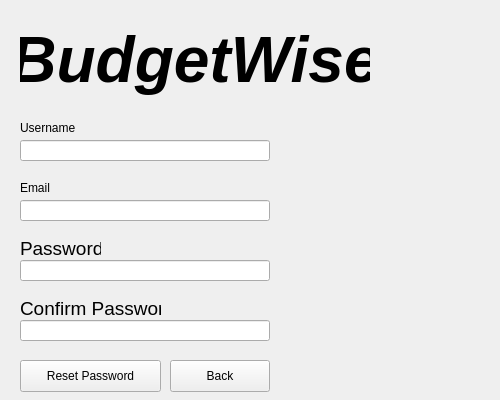
<?xml version="1.0" encoding="UTF-8"?>
<ui version="4.0">
 <class>ForgotPasswordWindow</class>
 <widget class="QWidget" name="ForgotPasswordWindow">
  <property name="geometry">
   <rect>
    <x>0</x>
    <y>0</y>
    <width>500</width>
    <height>400</height>
   </rect>
  </property>
  <property name="windowTitle">
   <string>Form</string>
  </property>
  <widget class="QLabel" name="titleLabel">
   <property name="geometry">
    <rect>
     <x>20</x>
     <y>20</y>
     <width>350</width>
     <height>80</height>
    </rect>
   </property>
   <property name="font">
    <font>
     <pointsize>48</pointsize>
     <italic>true</italic>
     <bold>true</bold>
    </font>
   </property>
   <property name="text">
    <string>BudgetWise</string>
   </property>
   <property name="alignment">
    <set>Qt::AlignCenter</set>
   </property>
  </widget>
  <widget class="QLabel" name="usernameLabel">
   <property name="geometry">
    <rect>
     <x>20</x>
     <y>120</y>
     <width>81</width>
     <height>16</height>
    </rect>
   </property>
   <property name="text">
    <string>Username</string>
   </property>
  </widget>
  <widget class="QLabel" name="emailStatusLabel">
   <property name="geometry">
    <rect>
     <x>90</x>
     <y>180</y>
     <width>200</width>
     <height>16</height>
    </rect>
   </property>
   <property name="text">
    <string/>
   </property>
  </widget>
  <widget class="QLineEdit" name="emailInput">
   <property name="geometry">
    <rect>
     <x>20</x>
     <y>200</y>
     <width>250</width>
     <height>21</height>
    </rect>
   </property>
  </widget>
  <widget class="QLabel" name="usernameStatusLabel">
   <property name="geometry">
    <rect>
     <x>90</x>
     <y>120</y>
     <width>200</width>
     <height>16</height>
    </rect>
   </property>
   <property name="text">
    <string/>
   </property>
  </widget>
  <widget class="QLineEdit" name="usernameInput">
   <property name="geometry">
    <rect>
     <x>20</x>
     <y>140</y>
     <width>250</width>
     <height>21</height>
    </rect>
   </property>
  </widget>
  <widget class="QLabel" name="emailLabel">
   <property name="geometry">
    <rect>
     <x>20</x>
     <y>180</y>
     <width>81</width>
     <height>16</height>
    </rect>
   </property>
   <property name="text">
    <string>Email</string>
   </property>
  </widget>
  <widget class="QPushButton" name="resetPassword">
   <property name="geometry">
    <rect>
     <x>20</x>
     <y>360</y>
     <width>141</width>
     <height>32</height>
    </rect>
   </property>
   <property name="text">
    <string>Reset Password</string>
   </property>
  </widget>
  <widget class="QLabel" name="passwordLabel">
   <property name="geometry">
    <rect>
     <x>20</x>
     <y>240</y>
     <width>81</width>
     <height>16</height>
    </rect>
   </property>
   <property name="font">
    <font>
     <pointsize>14</pointsize>
    </font>
   </property>
   <property name="text">
    <string>Password </string>
   </property>
  </widget>
  <widget class="QLabel" name="passwordStatusLabel">
   <property name="geometry">
    <rect>
     <x>110</x>
     <y>240</y>
     <width>200</width>
     <height>16</height>
    </rect>
   </property>
   <property name="text">
    <string/>
   </property>
  </widget>
  <widget class="QLineEdit" name="passwordInput">
   <property name="geometry">
    <rect>
     <x>20</x>
     <y>260</y>
     <width>250</width>
     <height>21</height>
    </rect>
   </property>
   <property name="font">
    <font>
     <pointsize>14</pointsize>
    </font>
   </property>
   <property name="echoMode">
    <enum>QLineEdit::Password</enum>
   </property>
  </widget>
  <widget class="QLineEdit" name="confirmPasswordInput">
   <property name="geometry">
    <rect>
     <x>20</x>
     <y>320</y>
     <width>250</width>
     <height>21</height>
    </rect>
   </property>
   <property name="font">
    <font>
     <pointsize>14</pointsize>
    </font>
   </property>
   <property name="echoMode">
    <enum>QLineEdit::Password</enum>
   </property>
  </widget>
  <widget class="QLabel" name="confirmPasswordLabel">
   <property name="geometry">
    <rect>
     <x>20</x>
     <y>300</y>
     <width>141</width>
     <height>16</height>
    </rect>
   </property>
   <property name="font">
    <font>
     <pointsize>14</pointsize>
    </font>
   </property>
   <property name="text">
    <string>Confirm Password</string>
   </property>
  </widget>
  <widget class="QPushButton" name="backButton">
   <property name="geometry">
    <rect>
     <x>170</x>
     <y>360</y>
     <width>100</width>
     <height>32</height>
    </rect>
   </property>
   <property name="text">
    <string>Back</string>
   </property>
  </widget>
 </widget>
 <resources/>
 <connections/>
</ui>
